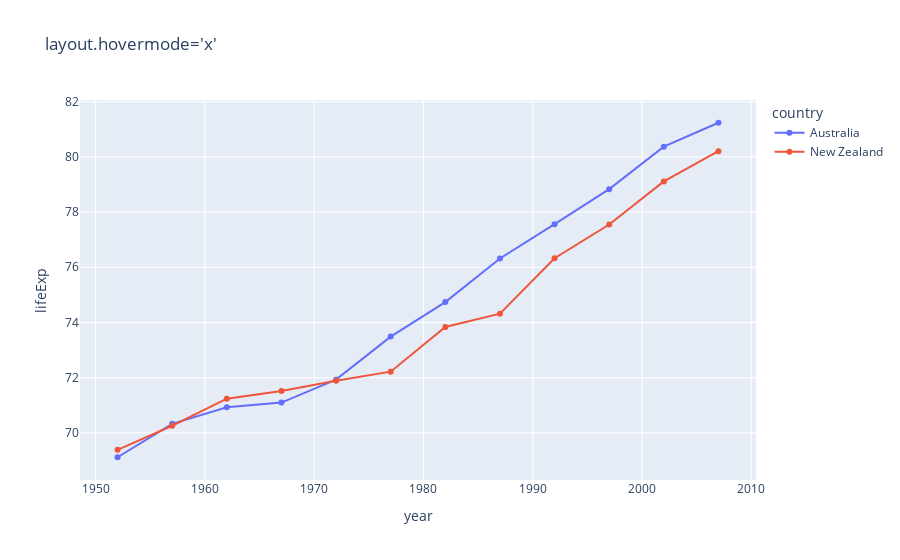

The cell this chart's notebook holds for it:
### Code cell
import plotly.express as px

df = px.data.gapminder().query("continent=='Oceania'")  # pandas.core.frame.DataFrame

fig = px.line(df, x="year", y="lifeExp", color="country", title="layout.hovermode='x'")
fig.update_traces(mode="markers+lines", hovertemplate=None)
fig.update_layout(hovermode="x")

fig.show()

### Figure 1 — Plotly figure (JSON) as saved in the notebook; plotly's stock layout.template omitted (floating-point values rounded to 4 significant figures)
{"data": [{"legendgroup": "Australia", "line": {"color": "#636efa", "dash": "solid"}, "marker": {"symbol": "circle"}, "mode": "markers+lines", "name": "Australia", "orientation": "v", "showlegend": true, "type": "scatter", "x": [1952, 1957, 1962, 1967, 1972, 1977, 1982, 1987, 1992, 1997, 2002, 2007], "xaxis": "x", "y": [69.12, 70.33, 70.93, 71.1, 71.93, 73.49, 74.74, 76.32, 77.56, 78.83, 80.37, 81.23], "yaxis": "y"}, {"legendgroup": "New Zealand", "line": {"color": "#EF553B", "dash": "solid"}, "marker": {"symbol": "circle"}, "mode": "markers+lines", "name": "New Zealand", "orientation": "v", "showlegend": true, "type": "scatter", "x": [1952, 1957, 1962, 1967, 1972, 1977, 1982, 1987, 1992, 1997, 2002, 2007], "xaxis": "x", "y": [69.39, 70.26, 71.24, 71.52, 71.89, 72.22, 73.84, 74.32, 76.33, 77.55, 79.11, 80.2], "yaxis": "y"}], "layout": {"hovermode": "x", "legend": {"title": {"text": "country"}, "tracegroupgap": 0}, "title": {"text": "layout.hovermode='x'"}, "xaxis": {"anchor": "y", "domain": [0, 1], "title": {"text": "year"}}, "yaxis": {"anchor": "x", "domain": [0, 1], "title": {"text": "lifeExp"}}}}
